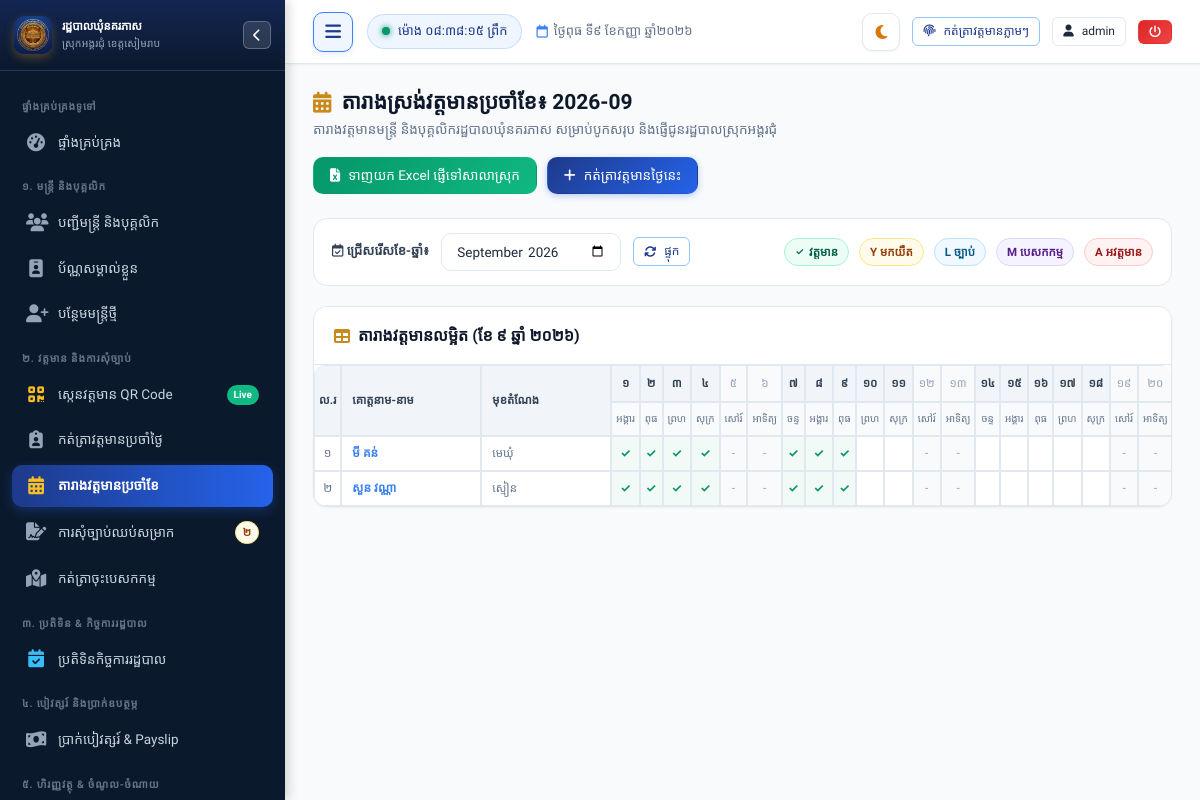
Page /attendance/monthly (signed in) on the committed database.
### tables this page shows
CREATE TABLE staff (
        id INTEGER PRIMARY KEY AUTOINCREMENT,
        officer_code TEXT UNIQUE NOT NULL,
        name_kh TEXT NOT NULL,
        name_en TEXT NOT NULL,
        gender TEXT NOT NULL, -- 'ប្រុស', 'ស្រី'
        dob TEXT NOT NULL,
        national_id TEXT,
        phone TEXT,
        email TEXT,
        village TEXT NOT NULL,
        commune TEXT DEFAULT 'នគរភាស',
        district TEXT DEFAULT 'វ៉ារិន',
        province TEXT DEFAULT 'សៀមរាប',
        address TEXT,
        category TEXT NOT NULL, -- 'council', 'clerk', 'contract', 'village'
        position_title_kh TEXT NOT NULL,
        position_title_en TEXT,
        cadre_level TEXT, -- កម្រិតក្របខណ្ឌ
        appointment_date TEXT,
        contract_end_date TEXT,
        base_salary REAL DEFAULT 0,
        position_allowance REAL DEFAULT 0,
        family_allowance REAL DEFAULT 0,
        education_level TEXT,
        photo TEXT,
        status TEXT DEFAULT 'active', -- 'active', 'resigned', 'retired', 'suspended'
        emergency_contact TEXT,
        notes TEXT,
        created_at TIMESTAMP DEFAULT CURRENT_TIMESTAMP,
        updated_at TIMESTAMP DEFAULT CURRENT_TIMESTAMP
    );

### app.py (the view)
@app.route("/attendance/monthly")
@login_required
def attendance_monthly():
    month_year = request.args.get("month", get_current_month_str())
    year, month = map(int, month_year.split("-"))
    num_days = calendar.monthrange(year, month)[1]
    conn = get_db()
    cursor = conn.cursor()
    cursor.execute("""
        SELECT id, officer_code, name_kh, gender, position_title_kh, category
        FROM staff
        WHERE status = 'active'
        ORDER BY CASE category WHEN 'council' THEN 1 WHEN 'clerk' THEN 2 WHEN 'contract' THEN 3 ELSE 4 END, id
    """)
    staff_list = cursor.fetchall()
    cursor.execute("""
        SELECT staff_id, date, status, check_in_time
        FROM attendance
        WHERE substr(date, 1, 7) = ?
    """, (month_year,))
    att_records = cursor.fetchall()
    conn.close()
    att_grid = {}
    for r in att_records:
        sid = r["staff_id"]
        day_num = int(r["date"].split("-")[2])
        if sid not in att_grid:
            att_grid[sid] = {}
        att_grid[sid][day_num] = r["status"]
    days_info = []
    for d in range(1, num_days + 1):
        cur_d = date(year, month, d)
        days_info.append({
            "day": d,
            "dow_kh": ["ចន្ទ", "អង្គារ", "ពុធ", "ព្រហ", "សុក្រ", "សៅរ៍", "អាទិត្យ"][cur_d.weekday()],
            "is_weekend": cur_d.weekday() >= 5,
            "date_iso": cur_d.strftime("%Y-%m-%d")
        })
    return render_template(
        "attendance/monthly.html",
        month_year=month_year,
        year=year,
        month=month,
        num_days=num_days,
        days_info=days_info,
        staff_list=staff_list,
        att_grid=att_grid
    )

### app.py (called while the page is built, shortened)
@app.teardown_appcontext
def teardown_db(exception=None):
    close_db_connection(exception)

@app.after_request
def add_cache_headers(response):
    if request.path.startswith('/static/css') or request.path.startswith('/static/js'):
        response.headers['Cache-Control'] = 'no-cache, must-revalidate'
    elif request.path.startswith('/static') or request.path == '/favicon.ico':
        response.headers['Cache-Control'] = 'public, max-age=86400'
    return response

@app.before_request
def ensure_database_ready():
    if request.path.startswith('/static') or request.path == '/favicon.ico':
        return

@app.template_filter("kh_num")
def kh_num_filter(val):
    return to_khmer_num(val)

### database.py (called while the page is built, shortened)
def _raw_create_connection():
    conn = sqlite3.connect(DB_PATH)
    conn.row_factory = sqlite3.Row
    conn.execute("PRAGMA foreign_keys = ON")
    conn.execute("PRAGMA journal_mode = WAL")
    conn.execute("PRAGMA synchronous = NORMAL")
    conn.execute("PRAGMA cache_size = -64000")
    return SqliteConnectionWrapper(conn)

def get_db():
    global _DB_SCHEMA_INITIALIZED
    conn = None
    try:
        from flask import g, has_request_context
        if has_request_context():
            if not hasattr(g, 'db') or g.db is None:
                g.db = _raw_create_connection()
            conn = g.db
    except ImportError:
        pass
    if conn is None:
        conn = _raw_create_connection()
    if not _DB_SCHEMA_INITIALIZED:
        _DB_SCHEMA_INITIALIZED = True
        try:
            init_db(conn)
        except Exception as e:
            print(f"[Auto Schema Init Notice] {e}")
    return conn

def close_db_connection(e=None):
    try:
        from flask import g, has_request_context
        if has_request_context():
            db = getattr(g, 'db', None)
            if db is not None:
                g.db = None
                db._real_close()
    except ImportError:
        pass

    def cursor(self):
        return self._conn.cursor()

    def close(self):
        try:
            from flask import g, has_request_context
            if has_request_context() and getattr(g, 'db', None) is self:
                return
        except ImportError:
            pass
        self._real_close()

### utils/helpers.py (called while the page is built)
def get_current_month_str():
    return datetime.now(CAMBODIA_TZ).strftime("%Y-%m")

### templates/attendance/monthly.html (shortened to what this page needs)
{% extends "base.html" %}
{% block content %}
<div class="page-header">
  <div class="page-header-title">
    <h1>
      <i class="fa-solid fa-calendar-days text-gold"></i>
      <span>តារាងស្រង់វត្តមានប្រចាំខែ៖ {{ month_year }}</span>
    </h1>
    <p>តារាងវត្តមានមន្ត្រី និងបុគ្គលិករដ្ឋបាលឃុំនគរភាស សម្រាប់បូកសរុប និងផ្ញើជូនរដ្ឋបាលស្រុកអង្គរជុំ</p>
  </div>
  <div class="page-actions">
    <a href="{{ url_for('export_attendance_excel_route', month=month_year) }}" class="btn btn-success">
      <i class="fa-solid fa-file-excel"></i>
      <span>ទាញយក Excel ផ្ញើទៅសាលាស្រុក</span>
    </a>
    <a href="{{ url_for('attendance_daily') }}" class="btn btn-primary">
      <i class="fa-solid fa-plus"></i>
      <span>កត់ត្រាវត្តមានថ្ងៃនេះ</span>
    </a>
  </div>
</div>
<div class="filter-toolbar">
  <form method="GET" action="{{ url_for('attendance_monthly') }}" style="display: flex; align-items: center; gap: 12px;">
    <label class="form-label" style="margin: 0; font-weight: 600;">
      <i class="fa-regular fa-calendar-check"></i> ជ្រើសរើសខែ-ឆ្នាំ៖
    </label>
    <input type="month" name="month" value="{{ month_year }}" class="form-control" style="width: 180px;" onchange="this.form.submit()">
    <button type="submit" class="btn btn-outline-primary btn-sm">
      <i class="fa-solid fa-arrows-rotate"></i> ផ្ទុក
    </button>
  </form>
  <div style="display: flex; gap: 10px; font-size: 12px; flex-wrap: wrap;">
    <span class="badge badge-success"><span style="font-size: 10px;">✓</span> វត្តមាន</span>
    <span class="badge badge-warning">Y មកយឺត</span>
    <span class="badge badge-info">L ច្បាប់</span>
    <span class="badge badge-purple">M បេសកកម្ម</span>
    <span class="badge badge-danger">A អវត្តមាន</span>
  </div>
</div>
<div class="card">
  <div class="card-header">
    <div class="card-title">
      <i class="fa-solid fa-table text-gold"></i>
      <span>តារាងវត្តមានលម្អិត (ខែ {{ month | kh_num }} ឆ្នាំ {{ year | kh_num }})</span>
    </div>
  </div>
  <div class="card-body" style="padding: 0;">
    <div class="table-responsive">
      <table class="attendance-grid">
        <thead>
          <tr>
            <th rowspan="2" style="width: 40px;">ល.រ</th>
            <th rowspan="2" style="min-width: 140px; text-align: left; padding-left: 10px;">គោត្តនាម-នាម</th>
            <th rowspan="2" style="min-width: 130px; text-align: left; padding-left: 10px;">មុខតំណែង</th>
            {% for d in days_info %}
            <th class="day-cell {% if d.is_weekend %}cell-weekend{% endif %}">
              {{ d.day | kh_num }}
            </th>
            {% endfor %}
          </tr>
          <tr>
            {% for d in days_info %}
            <th class="row-subhead {% if d.is_weekend %}cell-weekend{% endif %}">
              {{ d.dow_kh }}
            </th>
            {% endfor %}
          </tr>
        </thead>
        <tbody>
          {% for s in staff_list %}
          {% set s_att = att_grid.get(s.id, {}) %}
          <tr>
            <td style="color: var(--text-muted);">{{ loop.index | kh_num }}</td>
            <td style="text-align: left; font-weight: 600; padding-left: 10px;">
              <a href="{{ url_for('staff_detail', staff_id=s.id) }}">{{ s.name_kh }}</a>
            </td>
            <td style="text-align: left; font-size: 11.5px; padding-left: 10px; color: var(--text-muted);">
              {{ s.position_title_kh }}
            </td>
            {% set p_count = namespace(val=0) %}
            {% set l_count = namespace(val=0) %}
            {% set m_count = namespace(val=0) %}
            {% set a_count = namespace(val=0) %}
            {% for d in days_info %}
              {% if d.is_weekend %}
                <td class="cell-weekend">-</td>
              {% else %}
                {% set st = s_att.get(d.day) %}
                {% if st == 'present' %}
                  {% set p_count.val = p_count.val + 1 %}
                  <td class="cell-present">✓</td>
                {% elif st == 'late' %}
                  {% set p_count.val = p_count.val + 1 %}
                  <td class="cell-late">Y</td>
                {% elif st == 'on_leave' %}
                  {% set l_count.val = l_count.val + 1 %}
                  <td class="cell-leave">L</td>
                {% elif st == 'mission' %}
                  {% set m_count.val = m_count.val + 1 %}
                  <td class="cell-mission">M</td>
                {% elif st == 'absent' %}
                  {% set a_count.val = a_count.val + 1 %}
                  <td class="cell-absent">A</td>
                {% else %}
                  {% if d.date_iso <= today_iso %}
                    {% set p_count.val = p_count.val + 1 %}
                    <td class="cell-present">✓</td>
                  {% else %}
                    <td></td>
                  {% endif %}
                {% endif %}
              {% endif %}
            {% endfor %}
          </tr>
          {% endfor %}
        </tbody>
      </table>
    </div>
  </div>
</div>
{% endblock %}

### rows in the picture
staff: name_kh "មី គន់", position_title_kh "មេឃុំ"
staff: name_kh "សួន វណ្ណា", position_title_kh "ស្មៀន"

### other values in the picture
{{ pending_leaves_count | kh_num }} "២"
{{ today_khmer }} "ថ្ងៃពុធ ទី៩ ខែកញ្ញា ឆ្នាំ២០២៦"
{{ session.username }} "admin"
{{ month_year }} "2026-09"
{{ month | kh_num }} "៩"
{{ year | kh_num }} "២០២៦"
{{ d.day | kh_num }} "១" "២" "៣" "៤" "៥" "៦" "៧" "៨" "៩" "១០" "១១" "១២" "១៣" "១៤" "១៥" "១៦" "១៧" "១៨" "១៩" "២០"
{{ d.dow_kh }} "អង្គារ" "ពុធ" "ព្រហ" "សុក្រ" "សៅរ៍" "អាទិត្យ" "ចន្ទ" "អង្គារ" "ពុធ" "ព្រហ" "សុក្រ" "សៅរ៍" "អាទិត្យ" "ចន្ទ" "អង្គារ" "ពុធ" "ព្រហ" "សុក្រ" "សៅរ៍" "អាទិត្យ"
